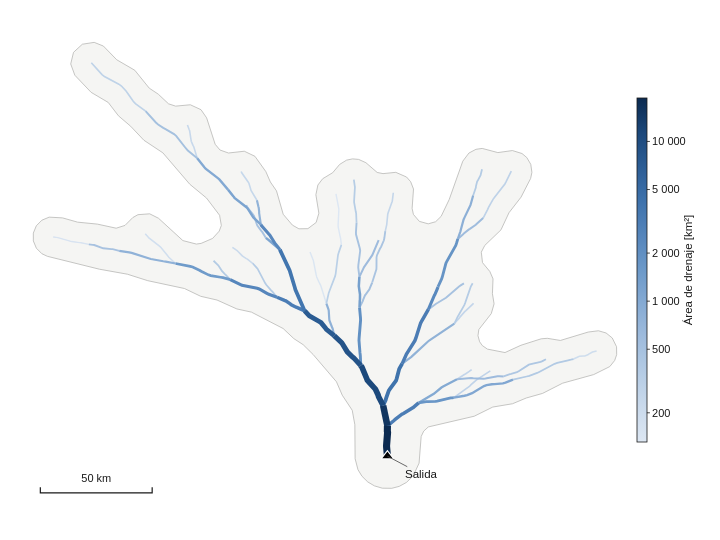

Notebook code cell kept with this figure:
### Markdown cell above
## 1. La red fluvial como grafo dirigido

**Idea.** Un río es un árbol dirigido: cada tramo drena hacia un único tramo aguas abajo, hasta la salida. Con **orden topológico** (todo tramo aguas arriba tiene un índice menor que el tramo al que drena), la matriz de adyacencia $A$, con $A_{ji}=1$ si el tramo $i$ drena en $j$, es triangular inferior estricta, y el caudal de toda la red en cada instante sale de una sola sustitución hacia adelante.

Cada tramo tiene longitud $L$, pendiente $S_0$, ancho $B$ y área local de aporte. Ancho y pendiente siguen leyes de potencia del área de drenaje (geometría hidráulica de Leopold y Maddock), con coeficientes ilustrativos, **no calibrados para Colombia**.

### Code cell
red = red_sintetica(n_tramos=60, semilla=0)
A_dren = red.area_drenaje_km2()
salida = int(np.where(red.aguas_abajo < 0)[0][0])
A = red.adyacencia()

display(HTML(tabla(["Propiedad", "Valor"], [
    ["Tramos", red.n],
    ["Área de drenaje en la salida", km2(A_dren[salida])],
    ["Longitud de tramo", f"{red.longitud_m.min()/1e3:.1f}–{red.longitud_m.max()/1e3:.1f} km"],
    ["Pendiente S₀", f"{red.pendiente.min():.1e}–{red.pendiente.max():.1e} m m⁻¹"],
], titulo="Red sintética de referencia.")))
display(HTML(verificacion("A es triangular inferior estricta", bool(torch.all(torch.triu(A) == 0)))
             + verificacion(f"{int(A.sum())} conexiones = n − 1 (árbol)", int(A.sum()) == red.n - 1)))

gr.figura_red(red, salida).show()
